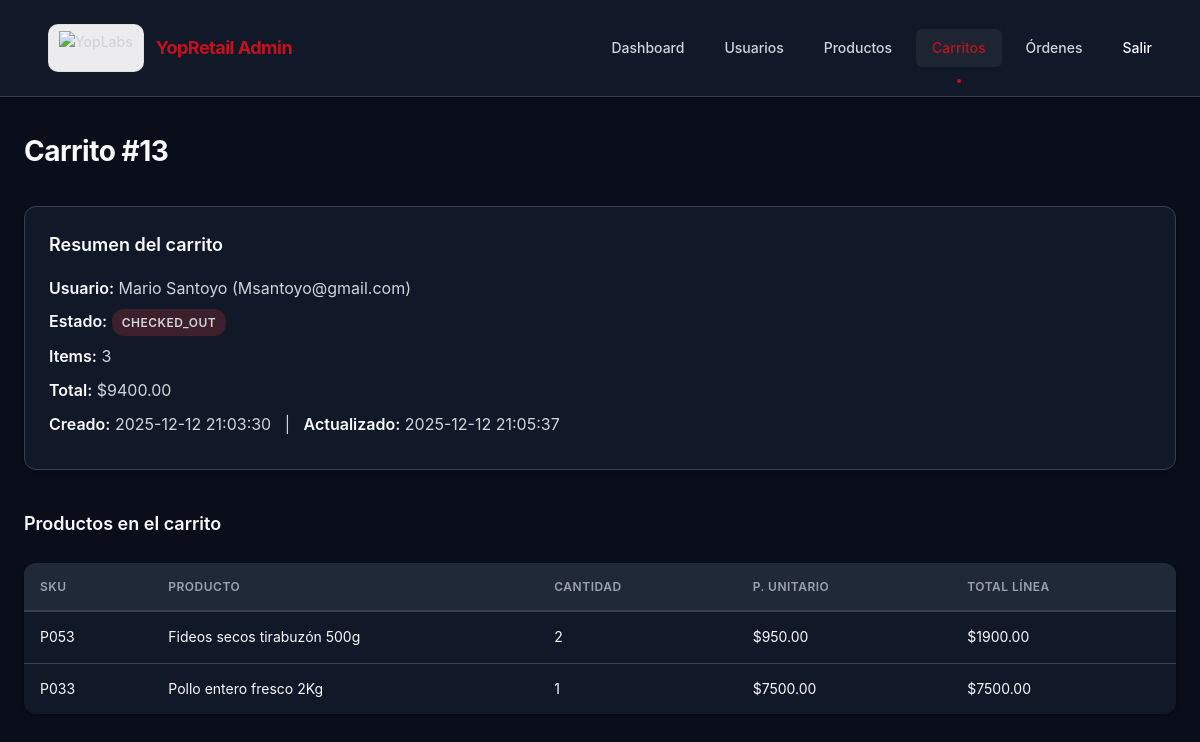
Screenshot of /admin/carts/13 (signed in) with the database file from the repository.
### tables this page shows
CREATE TABLE carts (
    id          INTEGER PRIMARY KEY AUTOINCREMENT,
    user_id     INTEGER NOT NULL,
    status      TEXT NOT NULL DEFAULT 'active', -- active | checked_out
    created_at  TEXT DEFAULT (datetime('now')),
    updated_at  TEXT DEFAULT (datetime('now')),
    FOREIGN KEY (user_id) REFERENCES users(id)
);

CREATE TABLE users (
    id          INTEGER PRIMARY KEY AUTOINCREMENT,
    name        TEXT NOT NULL,
    email       TEXT NOT NULL UNIQUE,
    phone       TEXT,
    segment     TEXT DEFAULT 'nuevo',
    created_at  TEXT DEFAULT (datetime('now'))
);

CREATE TABLE cart_items (
    id          INTEGER PRIMARY KEY AUTOINCREMENT,
    cart_id     INTEGER NOT NULL,
    product_id  INTEGER NOT NULL,
    quantity    INTEGER NOT NULL,
    unit_price  REAL NOT NULL,
    FOREIGN KEY (cart_id) REFERENCES carts(id),
    FOREIGN KEY (product_id) REFERENCES products(id)
);

CREATE TABLE products (
    id          INTEGER PRIMARY KEY AUTOINCREMENT,
    sku         TEXT NOT NULL UNIQUE,
    name        TEXT NOT NULL,
    category    TEXT,
    description TEXT,
    price       REAL NOT NULL,
    is_offer    INTEGER NOT NULL DEFAULT 0, -- 0 = no, 1 = sí
    stock       INTEGER DEFAULT 0,
    updated_at  TEXT DEFAULT (datetime('now'))
);

### backoffice_app.py (the view)
@app.get("/admin/carts/{cart_id}", response_class=HTMLResponse)
def admin_cart_detail(cart_id: int, request: Request, _: bool = Depends(get_current_admin)):
    with get_connection() as conn:
        cart = conn.execute(
            """
            SELECT
                c.id,
                c.user_id,
                u.name AS user_name,
                u.email AS user_email,
                c.status,
                c.created_at,
                c.updated_at,
                COALESCE(SUM(ci.quantity * ci.unit_price), 0) AS total,
                COALESCE(SUM(ci.quantity), 0) AS items_count
            FROM carts c
            JOIN users u ON u.id = c.user_id
            LEFT JOIN cart_items ci ON ci.cart_id = c.id
            WHERE c.id = ?
            GROUP BY c.id
            """,
            (cart_id,),
        ).fetchone()
        if not cart:
            raise HTTPException(status_code=404, detail="Carrito no encontrado")
        items = conn.execute(
            """
            SELECT
                p.sku,
                p.name AS product_name,
                ci.quantity,
                ci.unit_price,
                (ci.quantity * ci.unit_price) AS line_total
            FROM cart_items ci
            JOIN products p ON p.id = ci.product_id
            WHERE ci.cart_id = ?
            ORDER BY p.name
            """,
            (cart_id,),
        ).fetchall()
    return templates.TemplateResponse(
        "cart_detail.html",
        {"request": request, "cart": cart, "items": items},
    )

### templates/cart_detail.html (shortened to what this page needs)
{% extends "admin_base.html" %}
{% block content %}
<h2>Carrito #{{ cart.id }}</h2>
<section class="detail-card">
  <h3>Resumen del carrito</h3>
  <p><strong>Usuario:</strong> {{ cart.user_name }} ({{ cart.user_email }})</p>
  <p>
    <strong>Estado:</strong>
    {% if cart.status == 'active' %}
      <span class="badge badge-success">{{ cart.status }}</span>
    {% elif cart.status == 'pending' %}
      <span class="badge badge-warning">{{ cart.status }}</span>
    {% else %}
      <span class="badge badge-danger">{{ cart.status }}</span>
    {% endif %}
  </p>
  <p><strong>Items:</strong> {{ cart.items_count }}</p>
  <p><strong>Total:</strong> ${{ "%.2f"|format(cart.total) }}</p>
  <p><strong>Creado:</strong> {{ cart.created_at }} &nbsp; | &nbsp; <strong>Actualizado:</strong> {{ cart.updated_at }}</p>
</section>
<section class="table-section">
  <h3>Productos en el carrito</h3>
  <table class="table">
    <thead>
      <tr>
        <th>SKU</th>
        <th>Producto</th>
        <th>Cantidad</th>
        <th>P. unitario</th>
        <th>Total línea</th>
      </tr>
    </thead>
    <tbody>
    {% for item in items %}
      <tr>
        <td>{{ item.sku }}</td>
        <td>{{ item.product_name }}</td>
        <td>{{ item.quantity }}</td>
        <td>${{ "%.2f"|format(item.unit_price) }}</td>
        <td>${{ "%.2f"|format(item.line_total) }}</td>
      </tr>
    {% endfor %}
    </tbody>
  </table>
</section>
{% endblock %}

### static/admin.css (style rules this page uses)
:root { --bg-primary: #0a0e1a; --bg-secondary: #111827; --bg-tertiary: #1f2937; --border-color: #374151; --text-primary: #f9fafb; --text-secondary: #d1d5db; --text-muted: #9ca3af; --accent-primary: #c1121f; --accent-hover: #e11d2e; --accent-soft: rgba(193, 18, 31, 0.12); --accent-ring: rgba(193, 18, 31, 0.22); --accent-success: #10b981; --accent-warning: #f59e0b; --hover-overlay: rgba(255, 255, 255, 0.05); --shadow-sm: 0 1px 2px 0 rgba(0, 0, 0, 0.3); --shadow-md: 0 4px 6px -1px rgba(0, 0, 0, 0.4); --shadow-lg: 0 10px 15px -3px rgba(0, 0, 0, 0.5); }
* { box-sizing: border-box; }
body { margin: 0; font-family: -apple-system, BlinkMacSystemFont, "Segoe UI", Roboto, "Helvetica Neue", Arial, sans-serif; background: var(--bg-primary); color: var(--text-primary); line-height: 1.6; }
h2 { margin: 0 0 32px 0; font-size: 28px; font-weight: 700; color: var(--text-primary); letter-spacing: -0.5px; }
h3 { margin: 0 0 16px 0; font-size: 18px; font-weight: 600; color: var(--text-primary); }
.table { width: 100%; border-collapse: collapse; margin-top: 24px; font-size: 14px; background: var(--bg-secondary); border-radius: 12px; overflow: hidden; box-shadow: var(--shadow-sm); }
.table th, .table td { padding: 14px 16px; text-align: left; }
.table thead { background: var(--bg-tertiary); }
.table th { color: var(--text-muted); font-size: 12px; font-weight: 600; text-transform: uppercase; letter-spacing: 0.5px; border-bottom: 2px solid var(--border-color); white-space: nowrap; padding: 14px 16px; text-align: left; }
.table tbody tr { border-bottom: 1px solid var(--border-color); transition: background 0.2s ease; }
.table tbody tr:last-child { border-bottom: none; }
.detail-header, .table-section h3, .detail-card + h3, section + h3 { margin-top: 40px; }
.detail-card { background: var(--bg-secondary); padding: 24px; border-radius: 12px; border: 1px solid var(--border-color); box-shadow: var(--shadow-sm); }
.detail-card p { margin: 8px 0; color: var(--text-secondary); }
.detail-card strong { color: var(--text-primary); font-weight: 600; }
.badge { display: inline-block; padding: 4px 10px; border-radius: 12px; font-size: 12px; font-weight: 600; text-transform: uppercase; letter-spacing: 0.5px; }
.badge-danger { background: rgba(239, 68, 68, 0.2); color: var(--accent-secondary); }
th.th-sortable { user-select: none; position: relative; cursor: pointer; transition: background 0.15s ease, color 0.15s ease; }
th.th-sortable::after { content: "↕"; font-size: 11px; color: var(--text-muted); margin-left: 6px; opacity: 0; transition: opacity 0.15s ease; display: inline-block; vertical-align: middle; }

### rows the page displays
carts: id "13", status "CHECKED_OUT", created_at "2025-12-12 21:03:30", updated_at "2025-12-12 21:05:37"
users: user_name "Mario Santoyo", user_email "Msantoyo@gmail.com"
cart_items: sku "P053", product_name "Fideos secos tirabuzón 500g", quantity "2", unit_price "950.00", line_total "1900.00"
cart_items: sku "P033", product_name "Pollo entero fresco 2Kg", quantity "1", unit_price "7500.00", line_total "7500.00"

### other values shown
{{ cart.items_count }} "3"
{{ "%.2f"|format(cart.total) }} "9400.00"
